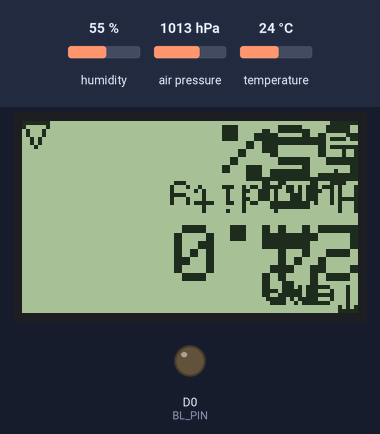
The sketch below on a simulated ESP8266 (NodeMCU). Parts: 84×48 one-colour display, output pins drawn as LEDs (lit = HIGH). The inputs (shaded band) are chosen by the test bench; at power-on: air pressure 1013 hPa, humidity 55 %, temperature 24 °C. WiFi joins after 1.5 s; servers stay silent unless stated; what the sketch prints to the serial monitor is not drawn.

Above: at 2.6 s.
2.7 s: air pressure set to 952 hPa
At 3.8 s:
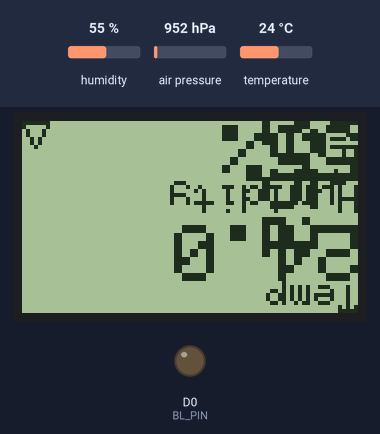
4.5 s: humidity set to 22 %
At 5.3 s:
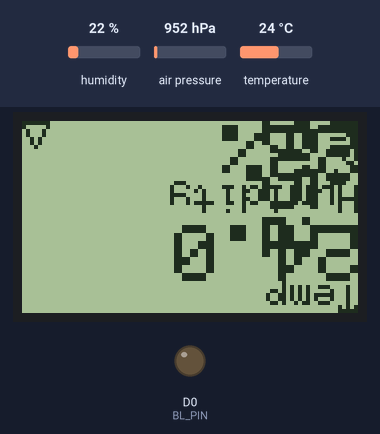
6.5 s: temperature set to 12 °C
At 8.0 s:
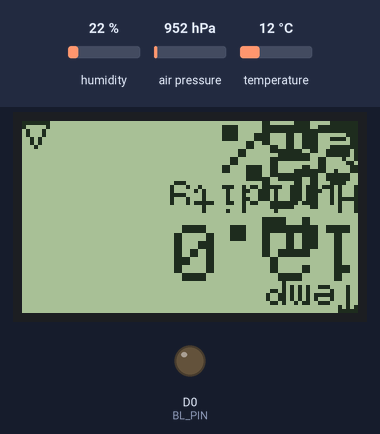
8.5 s: air pressure set to 975 hPa
At 9.6 s:
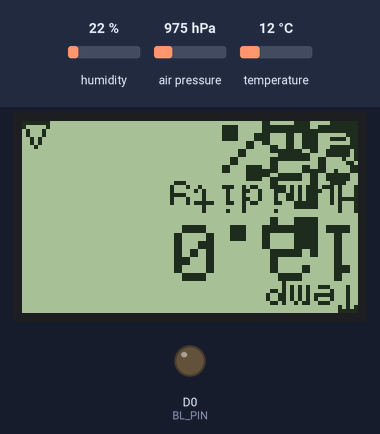
Timing chart, 0 to 11.5 s (numbered marks = the images above; inputs shaded):
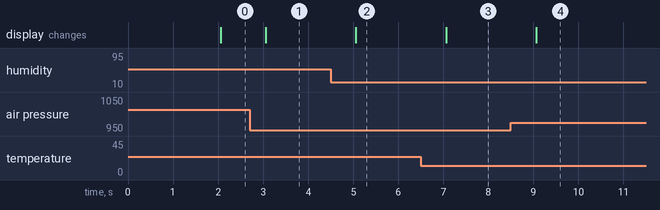

The sketch:

Desk_Weather_Station.ino
```cpp
/*

  I2C Scanner - http://www.esp8266learning.com/i2c-scanner.php

  PIN Mapping - They dont have to be in this order you can change them and update the below const to new pins.
  NodeMCU - Device - PIN
  D0  - 5110  - LIGHT
  D1  - 5110  - CE
  D2  - 5110  - RST
  D3  - BME   - SCL
  D4  - BME   - SDA
  D5  - 5110  - DC
  D6  - 5110  - DIN
  D7  - 5110  - CLK

  Connect display and BME to available 3.3v and GND pins

*/

#include <Arduino.h>
#include <ESP8266WiFi.h>
#include <WiFiClient.h>
#include <ESP8266HTTPClient.h>
#include <Wire.h>
#include <Adafruit_Sensor.h>
#include <Adafruit_BME280.h>
#include <Adafruit_GFX.h>
#include <Adafruit_PCD8544.h>
#include <Ticker.h>

const byte I2C_SDA = D4;
const byte I2C_SCL = D3;

const byte RST_PIN = D2;
const byte CE_PIN = D1;
const byte DC_PIN = D5;
const byte BL_PIN = D0;
const byte DIN_PIN = D6;
const byte CLK_PIN = D7;

const byte displayContrast = 40;

// thingspeak requires 3 fields, temp humidity pressure
const char* thingspeakAPI = "xxx";
const char* ssid = "xxx";
const char* password = "xxx";

Adafruit_PCD8544 display = Adafruit_PCD8544(CLK_PIN, DIN_PIN, DC_PIN, CE_PIN, RST_PIN);
Adafruit_BME280 bme;

Ticker displayTicker;

void setup() {

  // light up the LED on display
  pinMode(BL_PIN,OUTPUT);
  digitalWrite(BL_PIN,LOW);

  Serial.begin(115200);
  Serial.println();
  Serial.println("starting up....");

  Wire.begin(I2C_SDA,I2C_SCL);

  WiFi.mode(WIFI_STA);
  WiFi.begin(ssid, password);

  display.begin();
  display.setContrast(displayContrast);
  display.clearDisplay();

  bool status;
  status = bme.begin(0x76);
  display.setRotation(2);
  display.setTextSize(1);
  display.setTextColor(BLACK);
  display.setCursor(0,0);
  if (!status) {
      display.println("BME280 not    detected");
      Serial.println("Could not find a valid BME280 sensor, check wiring!");
      while (1);
  } else {
    display.println("BME280        detected");
    Serial.println("found BME280 sensor");
  }
  display.display();
  delay(1000);


  displayTicker.attach(1,updateDisplay);
}

  void updateThingspeak(){
    if (WiFi.status() == WL_CONNECTED) {

      // build the get request
      String req;
      float h = bme.readHumidity();
      if (isnan(h)) {
        Serial.println("nan detected");
        delay(200);
        h = bme.readHumidity();
      }
      float t = bme.readTemperature();
      float p = bme.readPressure();

      // submit to thingspeak
      HTTPClient httpts;
      req = "/update?api_key=";
      req = req + thingspeakAPI;
      req = req + "&field1=" + t;
      req = req + "&field2=" + h;
      req = req + "&field3=" + p/100;
      Serial.println(req);

      // convert String to char array, .begin function does not accept Strings
      char urlChar[300];
      req.toCharArray(urlChar,req.length()+1);
      httpts.begin("api.thingspeak.com", 80, urlChar);
      httpts.GET();
    }
  }


void loop() {
  // using basic delay here instead of ticker, for some reason sending http requets from a ticker crashes the esp.
  delay(60000); // 60000 ms = 60 seconds, adjust accordingly
  updateThingspeak();
}

void updateDisplay(){
  Serial.println("update dispay");
  display.clearDisplay();

  // write temp
  display.setRotation(2);  // rotate 90 degrees counter clockwise, can also use values of 2 and 3 to go further.
  display.setTextSize(1);
  display.setTextColor(BLACK);
  display.setCursor(0,0);
  display.println("Temp");
  display.setTextSize(2);
  String tempReading;
  tempReading = bme.readTemperature();
  tempReading = tempReading.substring(0,tempReading.indexOf(".")+2);

  // write humidity
  display.println(tempReading);
  display.setTextSize(1);
  display.setCursor(0,25);
  display.println("Humidity");
  display.setTextSize(2);
  String humidityReading;
  humidityReading = bme.readHumidity();
  humidityReading = humidityReading.substring(0,humidityReading.indexOf("."));
  display.print(humidityReading);
  display.println("%");

  // write pressure down the side
  display.setCursor(0,0);
  display.setRotation(1);
  display.setTextSize(1);
  display.setTextColor(BLACK);
  String pressureReading;
  pressureReading = bme.readPressure() / 100;
  pressureReading = pressureReading.substring(0,pressureReading.indexOf("."));
  Serial.println(pressureReading);
  display.print("hPa");
  display.setCursor(0,10);
  display.setTextSize(2);
  display.print(pressureReading);

  // update bottom left of screen with X or triangle to indicate if wifi is connnected
  // triangle for wifi connected, x for no connection
  if (WiFi.status() == WL_CONNECTED) {
    display.setRotation(0);
    display.drawTriangle(3,6, 0,0, 6,0,BLACK);
  }
  else {
    display.setRotation(2);
    display.setTextSize(0);
    display.setCursor(78,40);
    display.print("x");
  }

  // update the display
  display.display();
}
```

Measured:
- after the input at 2.7 s, the display: changes after 0.36 s (image 1)
- after the input at 4.5 s, the display: changes after 0.56 s (image 2)
- after the input at 6.5 s, the display: changes after 0.56 s (image 3)
- after the input at 8.5 s, the display: changes after 0.56 s (image 4)
